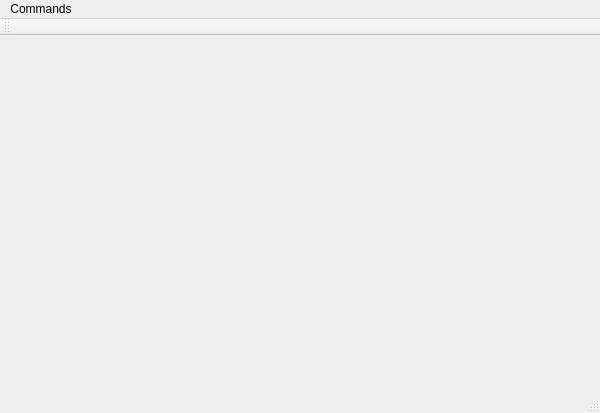
<?xml version="1.0" encoding="utf-8"?>
<ui version="4.0">
 <class>Plot_testClass</class>
 <widget class="QMainWindow" name="Plot_testClass">
  <property name="geometry">
   <rect>
    <x>0</x>
    <y>0</y>
    <width>600</width>
    <height>413</height>
   </rect>
  </property>
  <property name="windowTitle">
   <string>Plot_test</string>
  </property>
  <widget class="QWidget" name="centralWidget"/>
  <widget class="QToolBar" name="mainToolBar">
   <attribute name="toolBarArea">
    <enum>TopToolBarArea</enum>
   </attribute>
   <attribute name="toolBarBreak">
    <bool>false</bool>
   </attribute>
  </widget>
  <widget class="QStatusBar" name="statusBar"/>
  <widget class="QMenuBar" name="menuBar">
   <property name="geometry">
    <rect>
     <x>0</x>
     <y>0</y>
     <width>600</width>
     <height>21</height>
    </rect>
   </property>
   <widget class="QMenu" name="menuCommands">
    <property name="title">
     <string>Commands</string>
    </property>
    <addaction name="actionBegin_Update"/>
   </widget>
   <addaction name="menuCommands"/>
  </widget>
  <action name="actionBegin_Update">
   <property name="text">
    <string>Begin Update</string>
   </property>
  </action>
 </widget>
 <layoutdefault spacing="6" margin="11"/>
 <resources>
  <include location="plot_test.qrc"/>
 </resources>
 <connections/>
</ui>
